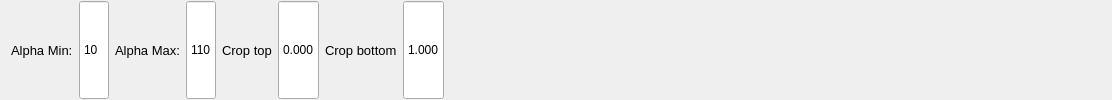
                   <widget class="QWidget" name="page_panorama_view">
                    <layout class="QHBoxLayout" name="horizontalLayout_12">
                     <property name="topMargin">
                      <number>0</number>
                     </property>
                     <property name="bottomMargin">
                      <number>0</number>
                     </property>
                     <item>
                      <widget class="QLabel" name="label_61">
                       <property name="font">
                        <font>
                         <pointsize>10</pointsize>
                        </font>
                       </property>
                       <property name="text">
                        <string>Alpha Min:</string>
                       </property>
                      </widget>
                     </item>
                     <item>
                      <widget class="QSpinBox" name="spinBox_alpha_min_panorama">
                       <property name="sizePolicy">
                        <sizepolicy hsizetype="Minimum" vsizetype="Expanding">
                         <horstretch>0</horstretch>
                         <verstretch>0</verstretch>
                        </sizepolicy>
                       </property>
                       <property name="maximumSize">
                        <size>
                         <width>100</width>
                         <height>16777215</height>
                        </size>
                       </property>
                       <property name="buttonSymbols">
                        <enum>QAbstractSpinBox::NoButtons</enum>
                       </property>
                       <property name="minimum">
                        <number>0</number>
                       </property>
                       <property name="maximum">
                        <number>110</number>
                       </property>
                       <property name="value">
                        <number>10</number>
                       </property>
                      </widget>
                     </item>
                     <item>
                      <widget class="QLabel" name="label_60">
                       <property name="font">
                        <font>
                         <pointsize>10</pointsize>
                        </font>
                       </property>
                       <property name="text">
                        <string>Alpha Max:</string>
                       </property>
                      </widget>
                     </item>
                     <item>
                      <widget class="QSpinBox" name="spinBox_alpha_max_panorama">
                       <property name="sizePolicy">
                        <sizepolicy hsizetype="Minimum" vsizetype="Expanding">
                         <horstretch>0</horstretch>
                         <verstretch>0</verstretch>
                        </sizepolicy>
                       </property>
                       <property name="maximumSize">
                        <size>
                         <width>100</width>
                         <height>16777215</height>
                        </size>
                       </property>
                       <property name="buttonSymbols">
                        <enum>QAbstractSpinBox::NoButtons</enum>
                       </property>
                       <property name="minimum">
                        <number>0</number>
                       </property>
                       <property name="maximum">
                        <number>110</number>
                       </property>
                       <property name="value">
                        <number>110</number>
                       </property>
                      </widget>
                     </item>
                     <item>
                      <widget class="QLabel" name="label_85">
                       <property name="font">
                        <font>
                         <pointsize>10</pointsize>
                        </font>
                       </property>
                       <property name="text">
                        <string>Crop top</string>
                       </property>
                      </widget>
                     </item>
                     <item>
                      <widget class="QDoubleSpinBox" name="crop_top_x_panorama">
                       <property name="sizePolicy">
                        <sizepolicy hsizetype="Minimum" vsizetype="Expanding">
                         <horstretch>0</horstretch>
                         <verstretch>0</verstretch>
                        </sizepolicy>
                       </property>
                       <property name="maximumSize">
                        <size>
                         <width>100</width>
                         <height>16777215</height>
                        </size>
                       </property>
                       <property name="buttonSymbols">
                        <enum>QAbstractSpinBox::NoButtons</enum>
                       </property>
                       <property name="decimals">
                        <number>3</number>
                       </property>
                       <property name="maximum">
                        <double>1.000000000000000</double>
                       </property>
                       <property name="singleStep">
                        <double>0.001000000000000</double>
                       </property>
                      </widget>
                     </item>
                     <item>
                      <widget class="QLabel" name="label_86">
                       <property name="font">
                        <font>
                         <pointsize>10</pointsize>
                        </font>
                       </property>
                       <property name="text">
                        <string>Crop bottom</string>
                       </property>
                      </widget>
                     </item>
                     <item>
                      <widget class="QDoubleSpinBox" name="crop_bottom_x_panorama">
                       <property name="sizePolicy">
                        <sizepolicy hsizetype="Minimum" vsizetype="Expanding">
                         <horstretch>0</horstretch>
                         <verstretch>0</verstretch>
                        </sizepolicy>
                       </property>
                       <property name="maximumSize">
                        <size>
                         <width>100</width>
                         <height>16777215</height>
                        </size>
                       </property>
                       <property name="buttonSymbols">
                        <enum>QAbstractSpinBox::NoButtons</enum>
                       </property>
                       <property name="decimals">
                        <number>3</number>
                       </property>
                       <property name="maximum">
                        <double>1.000000000000000</double>
                       </property>
                       <property name="singleStep">
                        <double>0.001000000000000</double>
                       </property>
                       <property name="value">
                        <double>1.000000000000000</double>
                       </property>
                      </widget>
                     </item>
                     <item>
                      <spacer name="horizontalSpacer_2">
                       <property name="orientation">
                        <enum>Qt::Horizontal</enum>
                       </property>
                       <property name="sizeHint" stdset="0">
                        <size>
                         <width>657</width>
                         <height>20</height>
                        </size>
                       </property>
                      </spacer>
                     </item>
                    </layout>
                   </widget>
